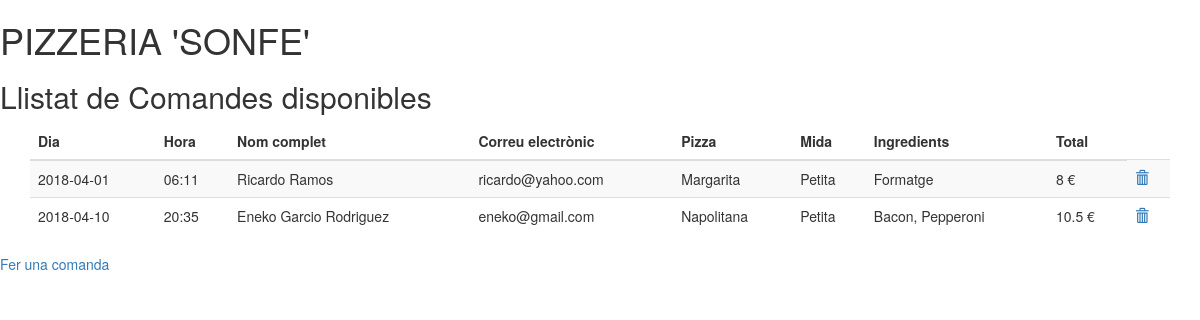
The page / on the database its author committed.
### tables this page shows
CREATE TABLE `COMANDA` (
  `ID` int(10) NOT NULL,
  `DATA` datetime NOT NULL,
  `NOM` varchar(100) NOT NULL,
  `LLINATGES` varchar(100) NOT NULL,
  `DNI` varchar(9) NOT NULL,
  `EMAIL` varchar(100) NOT NULL,
  `PIZZA` varchar(3) NOT NULL COMMENT 'MAR=Margarita,EST=4 Estacions, NAP=Napolitana, QUE=4 formatges',
  `MIDA` enum('M','L','XL','XXL') NOT NULL,
  `PREU` float NOT NULL DEFAULT '0'
);

CREATE TABLE `INGREDIENT` (
  `CODI` varchar(5) NOT NULL,
  `NOM` varchar(100) NOT NULL
);

### index.php (the view, shortened to what this page needs)
<!DOCTYPE html>
<html>
  <head>
    <link rel="stylesheet" href="https://maxcdn.bootstrapcdn.com/bootstrap/3.3.7/css/bootstrap.min.css">
  </head>
  <body>
    <h1>PIZZERIA 'SONFE'</h1>
    <h2>Llistat de Comandes disponibles</h2>
      <div class="container">
        <?php
          $mysqli = new mysqli("localhost:3308","root","javi1234","pizzeria");
          $sql = "SELECT ID,DATE_FORMAT(DATA, '%Y-%m-%d') Fecha, DATE_FORMAT(DATA, '%H:%i') Hora, NOM, LLINATGES, EMAIL, PIZZA, MIDA, PREU FROM COMANDA ORDER BY DATA";
          $sql2 = "SELECT CODI,NOM FROM INGREDIENT ";
          $mostrar = $mysqli->query($sql);
          $mostrar2 = $mysqli->query($sql2);
         ?>
        <table class="table table-striped">
          <thead>
            <tr>
              <th>Dia</th>
              <th>Hora</th>
              <th>Nom complet</th>
              <th>Correu electrònic</th>
              <th>Pizza</th>
              <th>Mida</th>
              <th>Ingredients</th>
              <th>Total</th>
            </tr>
          </thead>
          <?php foreach ($mostrar as $muestra){
            ?>
            <tr>
              <td> <?php echo $muestra['Fecha'] ?></td>
              <td> <?php echo $muestra['Hora'] ?></td>
              <td> <?php echo $muestra['NOM']." ".$muestra['LLINATGES'] ?></td>
              <td><?php echo $muestra['EMAIL'] ?></td>
              <td><?php switch ($muestra['PIZZA']) {
                          case 'MAR':
                              echo "Margarita";
                              break;
                          case 'NAP':
                              echo "Napolitana";
                              break;
                              break; } ?></td>
              <td><?php switch ($muestra['MIDA']) {
                          case 'M':
                              echo "Petita";
                              break;
                              break; } ?></td>
              <?php foreach ($mostrar2 as $muestra2){
                    if ($muestra['ID']==$muestra2['CODI']) {?>
              <td><?php echo $muestra2['NOM'] ?></td>
              <?php } }?>
              <td><?php echo $muestra['PREU']. " €" ?></td>
              <td><a href="eliminarCita.php?ID=<?php echo $muestra['ID']?>"><span class="glyphicon glyphicon-trash"></span></a></td>
            </tr>
          <?php } ?>
        </table>
    </div>
    <a href="altas.php">Fer una comanda</a>
  </body>
</html>

### rows shown on the page
comanda: Fecha "2018-04-01", Hora "06:11", NOM "Ricardo", LLINATGES "Ramos", EMAIL "ricardo@yahoo.com", PIZZA "Margarita", MIDA "Petita", PREU "8"
ingredient: NOM "Formatge"
comanda: Fecha "2018-04-10", Hora "20:35", NOM "Eneko", LLINATGES "Garcio Rodriguez", EMAIL "eneko@gmail.com", PIZZA "Napolitana", MIDA "Petita", PREU "10.5"
ingredient: NOM "Bacon, Pepperoni"
